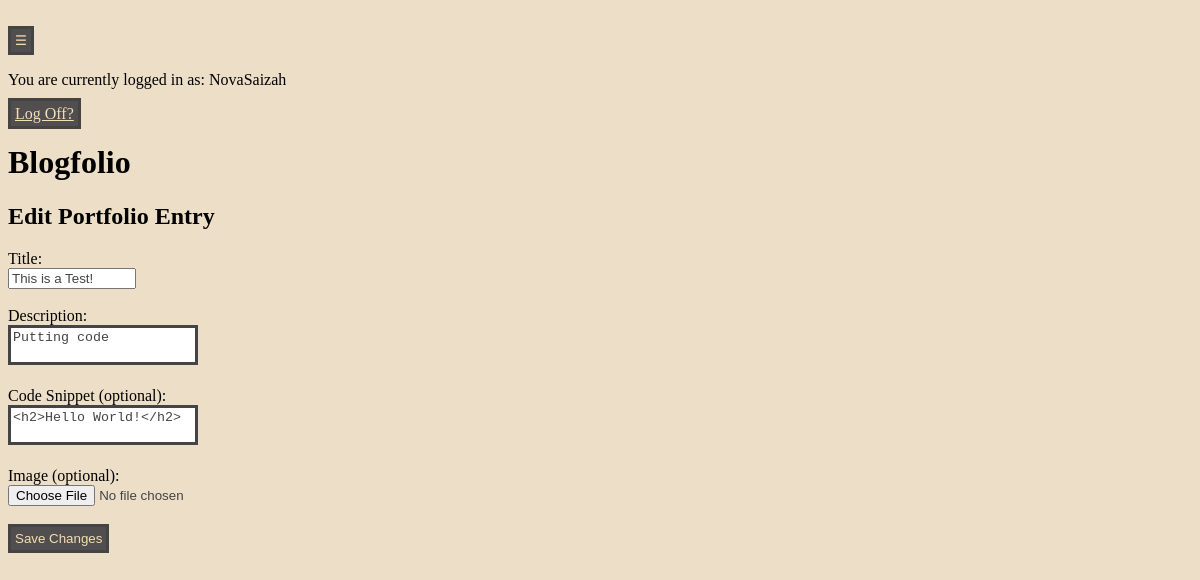
/portfolio/edit/1 (signed in), run on the app's committed database.
### app.py (models this page shows)
class Users(db.Model, UserMixin):
    id = db.Column(db.Integer, primary_key=True)
    Username = db.Column(db.String(100), unique=True, nullable=False)
    Password = db.Column(db.String(100), nullable= False)
    is_admin = db.Column(db.Boolean, default=False)
    comments = db.relationship('Comments', backref='user', lazy=True, cascade='all, delete-orphan', passive_deletes=True)
    aboutme = db.relationship('AboutMe', backref='user', lazy=True)
    blogs = db.relationship('Blogs', backref='user', lazy=True, cascade='all, delete-orphan', passive_deletes=True)
    categories = db.relationship('Categories', backref='user', lazy=True)

class Portfolio(db.Model):
    PortfolioID = db.Column(db.Integer, primary_key=True)
    Title = db.Column(db.String(100), nullable=False)
    Description = db.Column(db.Text, nullable=False)
    CodeSnippet = db.Column(db.Text, nullable=True)
    ImagePath = db.Column(db.String, nullable=True)
    Timestamp = db.Column(db.DateTime, default=datetime.utcnow)
    UserID = db.Column(db.Integer, db.ForeignKey('users.id'), nullable=False)
    author = db.relationship('Users', backref='portfolio')

### app.py (the view, shortened to what this page needs)
@app.route('/portfolio/edit/<int:portfolio_id>', methods=['GET', 'POST'])
@login_required
def edit_portfolio(portfolio_id):
    portfolio = Portfolio.query.get_or_404(portfolio_id)
    if portfolio.UserID != current_user.id and not current_user.is_admin:
        abort(403)
    return render_template('edit_portfolio.html', portfolio=portfolio)

### app.py (called while the page is built)
@login_manager.user_loader
def load_user(user_id):
    return Users.query.get(int(user_id))

### templates/edit_portfolio.html (shortened to what this page needs)
{% extends "base.html" %}
{% block content %}
<h2>Edit Portfolio Entry</h2>
<form method="POST" enctype="multipart/form-data">
    <label>Title:</label><br>
    <input type="text" name="title" value="{{ portfolio.Title }}" class="autogrow" required><br><br>
    <label>Description:</label><br>
    <textarea name="description" class="growtextarea" required>{{ portfolio.Description }}</textarea><br><br>
    <label>Code Snippet (optional):</label><br>
    <textarea name="code" rows="10" cols="60" class="growtextarea">{{ portfolio.CodeSnippet }}</textarea><br><br>
    <label>Image (optional):</label><br>
    <input type="file" name="image"><br><br>
    <button type="submit">Save Changes</button>
</form>
{% endblock %}

### templates/base.html (shortened to what this page needs)
<!DOCTYPE html>
    <html lang="en">
        <head>
            <link rel="stylesheet" href="{{url_for('static', filename='style.css')}}">
        </head>
        <body>
            <header>
                <br>
                <button class="menu" id="menuToggle" aria-expanded="false" aria-controls="menuList">☰</button>
                {% if current_user.is_authenticated %}
                    <br>
                    <p>You are currently logged in as: {{current_user.Username}}</p>
                    <a href="{{ url_for('logout') }}">Log Off?</a>
                {% endif %}
                <h1>Blogfolio</h1>
            </header>
            <main>
                {% block content %}{% endblock %}
            </main>
        </body>
    </html>

### static/style.css (style rules this page uses)
textarea { border: 3px solid #444; color: #444; }
input { color:#444; }
.autogrow { min-width: 120px; max-width: 700px; transition: width 120ms ease; }
.growtextarea { min-height: 30px; max-height: 400px; min-width: 180px; max-width: 600px; resize: none; overflow: hidden; transition: width 0.2s ease, height 0.2s linear; }
body { opacity: 0; animation: bounce 0.9s forwards; background-color:rgb(237, 222, 199); }
button { padding: 4px; border: 3px solid #444; background-color: #504e4e; color: wheat; }
a { padding: 4px; border: 3px solid #444; background-color: #504e4e; color: wheat; }

### data on the page
Users: Username "NovaSaizah"
Portfolio: title "This is a Test!", description "Putting code", code "<h2>Hello World!</h2>"
